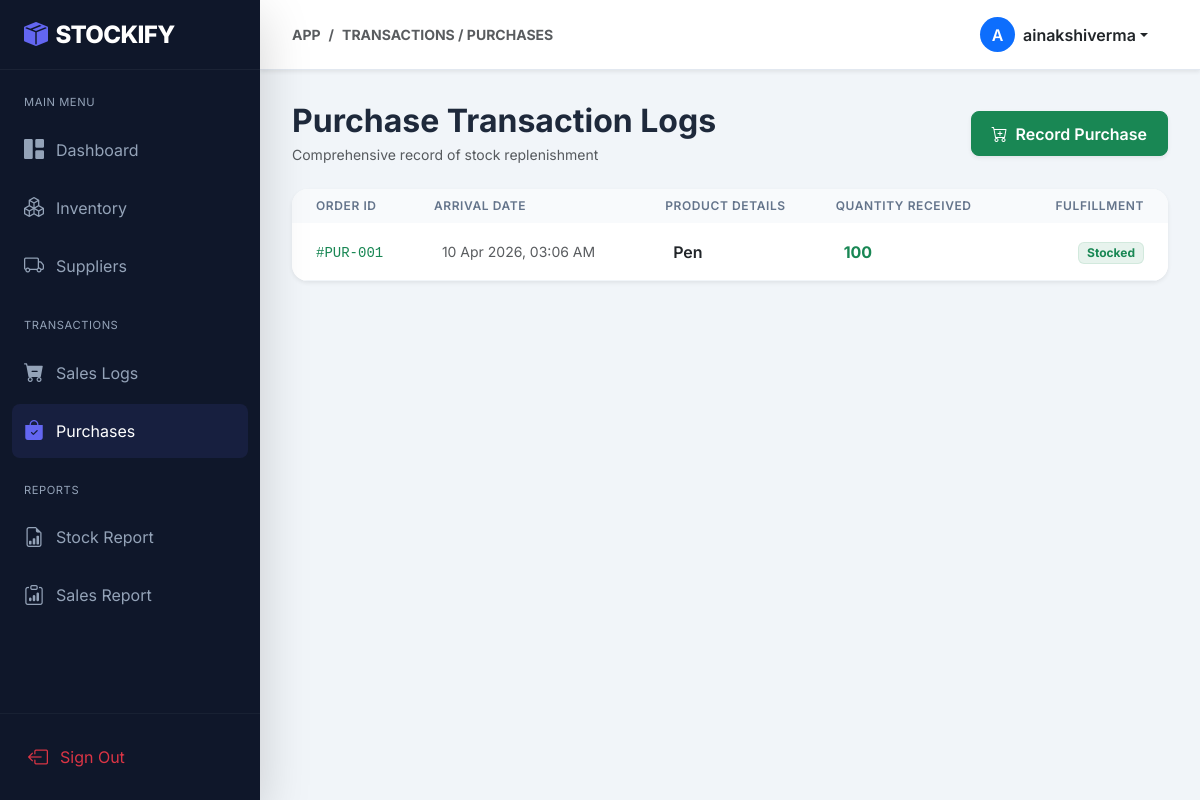
/transactions/purchase-history/ (signed in), run on the app's committed database.
### inventory/models.py (models this page shows, shortened)
class Purchase(models.Model):
    product = models.ForeignKey(Product, on_delete=models.CASCADE)
    quantity_added = models.IntegerField()
    date = models.DateTimeField(auto_now_add=True)
    user = models.ForeignKey(User, on_delete=models.CASCADE)

class Product(models.Model):
    name = models.CharField(max_length=100)
    description = models.TextField(blank=True, null=True)
    price = models.DecimalField(max_digits=10, decimal_places=2)
    quantity = models.IntegerField()
    threshold = models.IntegerField(default=10)
    category = models.CharField(max_length=50)
    supplier = models.ForeignKey(Supplier, on_delete=models.SET_NULL, null=True, blank=True)
    user = models.ForeignKey(User, on_delete=models.CASCADE)
    created_at = models.DateTimeField(auto_now_add=True)
    updated_at = models.DateTimeField(auto_now=True)

### inventory/views.py (the view)
# urls.py: path('transactions/purchase-history/', views.purchase_history, name='purchase_history'),
@login_required
def purchase_history(request):
    purchases = Purchase.objects.filter(user=request.user).order_by('-date')
    return render(request, 'purchase_history.html', {'purchases': purchases})

### templates/purchase_history.html (shortened to what this page needs)
{% extends 'base.html' %}
{% block breadcrumb %}Transactions / Purchases{% endblock %}
{% block content %}
<div class="d-flex justify-content-between align-items-center mb-4">
    <div>
        <h2 class="fw-bold mb-1">Purchase Transaction Logs</h2>
        <p class="text-muted small mb-0">Comprehensive record of stock replenishment</p>
    </div>
    <a href="{% url 'record_purchase' %}" class="btn btn-success d-flex align-items-center shadow-sm">
        <i class="bi bi-cart-plus me-2"></i> Record Purchase
    </a>
</div>
<div class="card border-0 shadow-sm overflow-hidden">
    <div class="table-responsive">
        <table class="table table-hover align-middle mb-0">
            <thead>
                <tr>
                    <th class="ps-4">Order ID</th>
                    <th>Arrival Date</th>
                    <th>Product Details</th>
                    <th>Quantity Received</th>
                    <th class="text-end pe-4">Fulfillment</th>
                </tr>
            </thead>
            <tbody>
                {% for purchase in purchases %}
                <tr>
                    <td class="ps-4 py-3"><code
                            class="text-success small">#PUR-{{ purchase.id|stringformat:"03d" }}</code></td>
                    <td class="small text-muted">{{ purchase.date|date:"d M Y, h:i A" }}</td>
                    <td class="fw-semibold">{{ purchase.product.name }}</td>
                    <td class="fw-bold text-success">{{ purchase.quantity_added }}</td>
                    <td class="text-end pe-4"><span
                            class="badge bg-success bg-opacity-10 text-success border border-success border-opacity-10 px-2 py-1">Stocked</span>
                    </td>
                </tr>
                {% empty %}
                <tr>
                    <td colspan="5" class="text-center py-5 text-muted">No purchase records found.</td>
                </tr>
                {% endfor %}
            </tbody>
        </table>
    </div>
</div>
{% endblock %}

### templates/base.html (shortened to what this page needs)
{% load static %}
<!DOCTYPE html>
<html lang="en">
<head>
    <link href="https://cdn.jsdelivr.net/npm/bootstrap@5.3.0/dist/css/bootstrap.min.css" rel="stylesheet">
    <link rel="stylesheet" href="https://cdn.jsdelivr.net/npm/bootstrap-icons@1.11.0/font/bootstrap-icons.css">
    <link rel="stylesheet" href="{% static 'css/style.css' %}">
</head>
<body>
    <aside class="sidebar shadow-lg" id="sidebar">
        <div class="sidebar-header">
            <a href="{% url 'dashboard' %}" class="sidebar-brand">
                <i class="bi bi-box-seam-fill me-2"></i>
                <span>STOCKIFY</span>
            </a>
        </div>
        <nav class="sidebar-nav">
            <div class="nav-label">Main Menu</div>
            <div class="nav-item">
                <a href="{% url 'dashboard' %}"
                    class="nav-link {% if request.resolver_match.url_name == 'dashboard' %}active{% endif %}">
                    <i class="bi bi-grid-1x2-fill"></i>
                    <span>Dashboard</span>
                </a>
            </div>
            <div class="nav-item">
                <a href="{% url 'product_list' %}" class="nav-link {% if 'product' in request.path %}active{% endif %}">
                    <i class="bi bi-boxes"></i>
                    <span>Inventory</span>
                </a>
            </div>
            <div class="nav-item">
                <a href="{% url 'supplier_list' %}"
                    class="nav-link {% if 'supplier' in request.path %}active{% endif %}">
                    <i class="bi bi-truck"></i>
                    <span>Suppliers</span>
                </a>
            </div>
            <div class="nav-label mt-4">Transactions</div>
            <div class="nav-item">
                <a href="{% url 'sales_history' %}" class="nav-link {% if 'sale' in request.path %}active{% endif %}">
                    <i class="bi bi-cart-dash-fill"></i>
                    <span>Sales Logs</span>
                </a>
            </div>
            <div class="nav-item">
                <a href="{% url 'purchase_history' %}"
                    class="nav-link {% if 'purchase' in request.path %}active{% endif %}">
                    <i class="bi bi-bag-check-fill"></i>
                    <span>Purchases</span>
                </a>
            </div>
            <div class="nav-label mt-4">Reports</div>
            <div class="nav-item">
                <a href="{% url 'inventory_report' %}"
                    class="nav-link {% if 'inventory_report' in request.path %}active{% endif %}">
                    <i class="bi bi-file-earmark-bar-graph"></i>
                    <span>Stock Report</span>
                </a>
            </div>
            <div class="nav-item">
                <a href="{% url 'sales_report' %}"
                    class="nav-link {% if 'sales_report' in request.path %}active{% endif %}">
                    <i class="bi bi-clipboard-data"></i>
                    <span>Sales Report</span>
                </a>
            </div>
        </nav>
        <div class="sidebar-footer p-3 border-top border-secondary border-opacity-10">
            <a href="{% url 'logout' %}" class="nav-link text-danger">
                <i class="bi bi-box-arrow-left"></i>
                <span>Sign Out</span>
            </a>
        </div>
    </aside>
    <div class="wrapper">
        <header class="topbar sticky-top shadow-sm">
            <div class="d-flex align-items-center">
                <nav aria-label="breadcrumb" class="d-none d-md-block">
                    <ol class="breadcrumb mb-0">
                        <li class="breadcrumb-item small text-uppercase text-muted fw-bold">App</li>
                        <li class="breadcrumb-item small text-uppercase fw-bold active" aria-current="page">
                            {% block breadcrumb %}Overview{% endblock %}
                        </li>
                    </ol>
                </nav>
            </div>
            <div class="d-flex align-items-center">
                <div class="dropdown">
                    <button class="btn btn-white border-0 dropdown-toggle d-flex align-items-center" type="button"
                        data-bs-toggle="dropdown">
                        <div class="rounded-circle bg-primary text-white p-2 me-2 d-flex align-items-center justify-content-center"
                            style="width: 35px; height: 35px;">
                            {{ user.username|first|upper }}
                        </div>
                        <span class="d-none d-sm-inline fw-semibold text-dark">{{ user.username }}</span>
                    </button>
                </div>
            </div>
        </header>
        <main class="content-area">
            {% block content %}
            {% endblock %}
        </main>
    </div>
</body>
</html>

### static/css/style.css (style rules this page uses)
:root { --primary: #6366f1; --primary-hover: #4f46e5; --secondary: #64748b; --success: #10b981; --danger: #ef4444; --warning: #f59e0b; --info: #3b82f6; --dark: #0f172a; --light: #f8fafc; --white: #ffffff; --sidebar-width: 260px; --topbar-height: 70px; --transition: all 0.3s cubic-bezier(0.4, 0, 0.2, 1); }
body { background-color: #f1f5f9; font-family: 'Inter', system-ui, -apple-system, sans-serif; color: #1e293b; overflow-x: hidden; }
.sidebar { width: var(--sidebar-width); height: 100vh; position: fixed; top: 0; left: 0; background: var(--dark); color: var(--white); transition: var(--transition); z-index: 1040; display: flex; flex-direction: column; }
.sidebar-header { height: var(--topbar-height); display: flex; align-items: center; padding: 0 1.5rem; border-bottom: 1px solid rgba(255, 255, 255, 0.05); }
.sidebar-brand { font-size: 1.5rem; font-weight: 800; color: var(--white); text-decoration: none; letter-spacing: -0.025em; display: flex; align-items: center; }
.sidebar-brand i { color: var(--primary); }
.sidebar-nav { flex-grow: 1; padding: 1.5rem 0.75rem; overflow-y: auto; }
.nav-label { font-size: 0.7rem; text-transform: uppercase; letter-spacing: 0.05em; color: #94a3b8; margin-bottom: 0.75rem; padding: 0 0.75rem; }
.nav-item { margin-bottom: 0.25rem; }
.nav-link { display: flex; align-items: center; padding: 0.75rem; color: #94a3b8; text-decoration: none; border-radius: 0.5rem; transition: var(--transition); }
.nav-link i { font-size: 1.25rem; margin-right: 0.75rem; transition: var(--transition); }
.nav-link:hover, .nav-link.active { background: rgba(99, 102, 241, 0.1); color: var(--white); }
.nav-link.active i, .nav-link:hover i { color: var(--primary); }
.wrapper { margin-left: var(--sidebar-width); transition: var(--transition); }
.topbar { height: var(--topbar-height); background: var(--white); border-bottom: 1px solid #e2e8f0; display: flex; align-items: center; justify-content: space-between; padding: 0 2rem; position: sticky; top: 0; z-index: 1030; }
.content-area { padding: 2rem; }
.card { border: none; border-radius: 1rem; box-shadow: 0 4px 6px -1px rgb(0 0 0 / 0.1), 0 2px 4px -2px rgb(0 0 0 / 0.1); transition: var(--transition); overflow: hidden; }
.table th { background: #f8fafc; color: #64748b; font-weight: 600; text-transform: uppercase; font-size: 0.75rem; letter-spacing: 0.05em; border: none; }
.table td { border-color: #f1f5f9; padding: 1rem; }
.btn { padding: 0.6rem 1.25rem; border-radius: 0.5rem; font-weight: 600; transition: var(--transition); }

### data on the page
Purchase: id "001", date "10 Apr 2026, 03:06 AM", product.name "Pen", quantity_added "100"

### other printed values
{{ user.username|first|upper }} "A"
{{ user.username }} "ainakshiverma"
